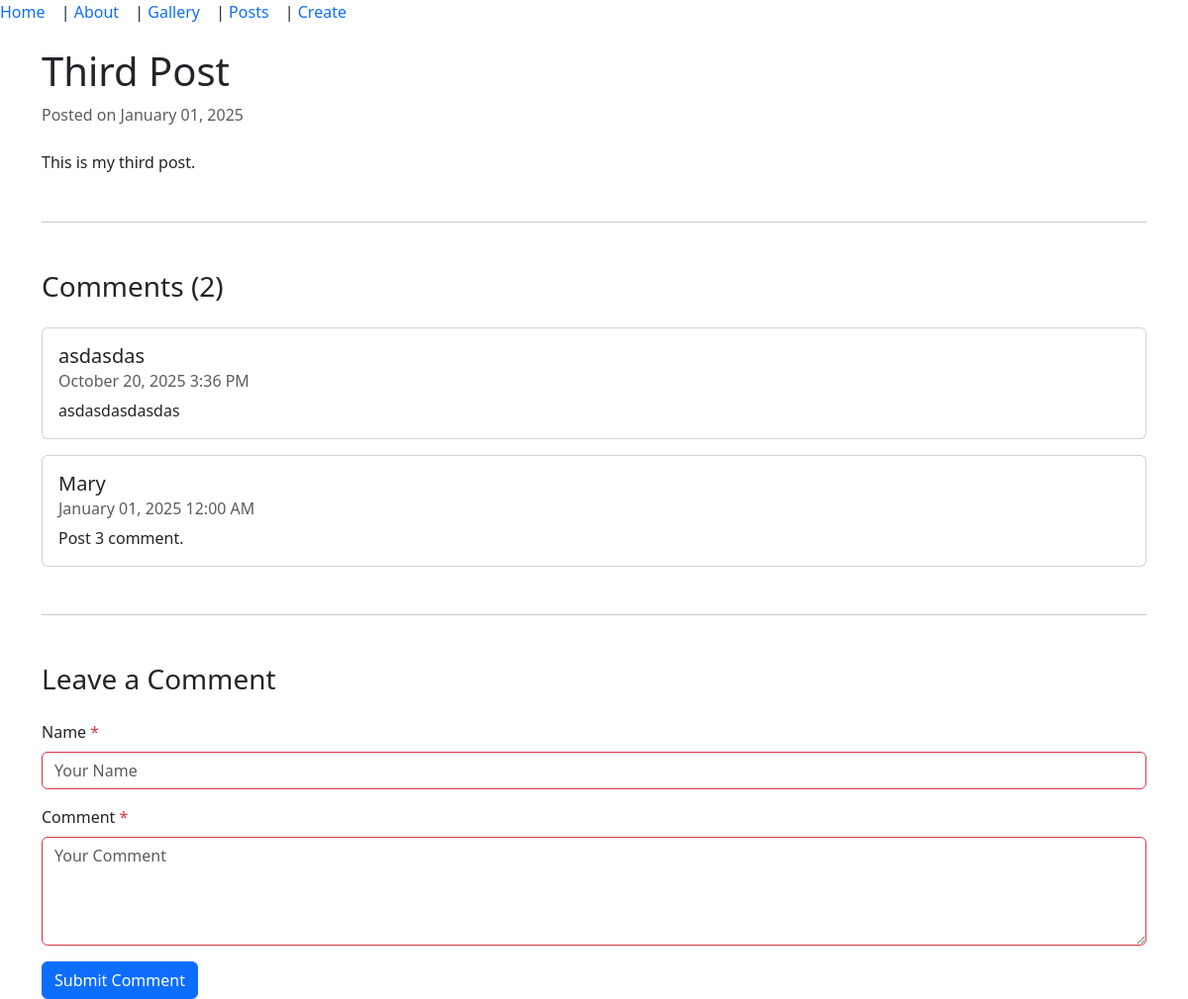
Screenshot of /post/3/ with the database file from the repository.
### pages/models.py (models this page shows, shortened)
class Post(models.Model):
    title = models.CharField(max_length=100, validators=[MinLengthValidator(3)])
    body = models.TextField(validators=[MinLengthValidator(10)])
    created_at = models.DateTimeField(auto_now_add=True)
    class Meta:
        ordering = ['-created_at']
        constraints = [
            models.UniqueConstraint(fields=['title'], name='unique_post_title')
        ]

class Comment(models.Model):
    post = models.ForeignKey(Post, on_delete=models.CASCADE, related_name='comments')
    author = models.CharField(max_length=100)
    text = models.TextField()
    created_at = models.DateTimeField(auto_now_add=True)

### pages/views.py (the view)
# urls.py: path('post/<int:pk>/', views.post_view, name='post_view'),
def post_view(request, pk):
    post = get_object_or_404(Post, pk=pk)
    comments = post.comments.all().order_by('-created_at')
    comment_form = CommentForm()
    context = {
        'post': post,
        'comments': comments,
        'comment_form': comment_form,
    }
    return render(request, 'post_detail.html', context)

### pages/forms.py (shortened to what this page needs)
class CommentForm(forms.ModelForm):
    class Meta:
        model = Comment
        fields = ['author', 'text']
        widgets = {
            'author': forms.TextInput(attrs={
                'class': 'form-control',
                'placeholder': 'Your Name'
            }),
            'text': forms.Textarea(attrs={
                'class': 'form-control',
                'placeholder': 'Your Comment',
                'rows': 4
            }),
        }
        labels = {
            'author': 'Name',
            'text': 'Comment',
        }

### pages/templates/post_detail.html (shortened to what this page needs)
{% extends "base.html" %}
{% load static %}
{% block content %}
<div class="container mt-4">
    <article class="post-detail">
        <h1>{{ post.title }}</h1>
        <p class="text-muted">
            Posted on {{ post.created_at|date:"F d, Y" }}
        </p>
        <div class="post-content mt-4">
            {{ post.body|linebreaks }}
        </div>
    </article>
    <hr class="my-5">
    <section class="comments-section">
        <h3>Comments ({{ comments.count }})</h3>
        {% if comments %}
            <div class="comments-list mt-4">
                {% for comment in comments %}
                <div class="card mb-3">
                    <div class="card-body">
                        <h5 class="card-title">{{ comment.author }}</h5>
                        <h6 class="card-subtitle mb-2 text-muted">
                            {{ comment.created_at|date:"F d, Y g:i A" }}
                        </h6>
                        <p class="card-text">{{ comment.text }}</p>
                    </div>
                </div>
                {% endfor %}
            </div>
        {% else %}
            <p class="text-muted">No comments yet. Be the first to comment!</p>
        {% endif %}
    </section>
    <hr class="my-5">
    <section class="comment-form-section">
        <h3>Leave a Comment</h3>
        <form method="post" action="{% url 'add_comment' post.pk %}" class="mt-4">
            <div class="mb-3">
                <label for="{{ comment_form.author.id_for_label }}" class="form-label">
                    {{ comment_form.author.label }} <span class="text-danger">*</span>
                </label>
                {{ comment_form.author }}
            </div>
            <div class="mb-3">
                <label for="{{ comment_form.text.id_for_label }}" class="form-label">
                    {{ comment_form.text.label }} <span class="text-danger">*</span>
                </label>
                {{ comment_form.text }}
            </div>
            <button type="submit" class="btn btn-primary">Submit Comment</button>
        </form>
    </section>
</div>
{% endblock %}

### pages/static/css/style.css (style rules this page uses)
body { font-family: system-ui, Arial, sans-serif; margin: 2rem; }
h1 { margin: 0 0 1rem; }

### pages/templates/post_detail.html (style rules this page uses)
.form-control.is-invalid, .form-control:invalid { border-color: #dc3545; }

### rows the page displays
Post: title "Third Post", created_at "January 01, 2025", body "This is my third post."
Comment: author "asdasdas", created_at "October 20, 2025 3:36 PM", text "asdasdasdasdas"
Comment: author "Mary", created_at "January 01, 2025 12:00 AM", text "Post 3 comment."

### other values shown
{{ comments.count }} "2"
{{ comment_form.author.label }} "Name"
{{ comment_form.text.label }} "Comment"
